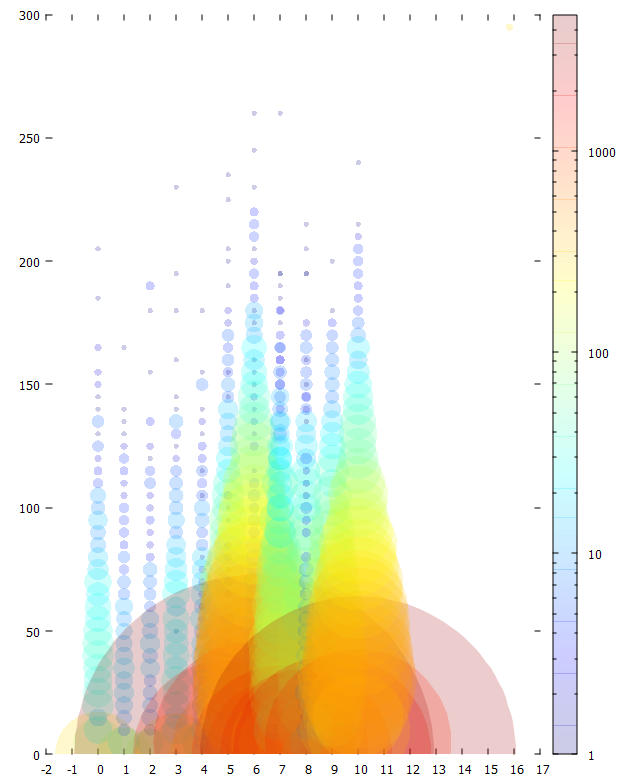

Recreate this plot in gnuplot.
set output './density.png'
set xtics 1
set ytics 50
unset border
unset zeroaxis
set style fill transparent solid 0.2 noborder
set palette defined (0 0 0 0.5, 1 0 0 1, 2 0 0.5 1, 3 0 1 1, 4 0.5 1 0.5, 5 1 1 0, 6 1 0.5 0, 7 1 0 0, 8 0.5 0 0)
set logscale cb
plot './ff.dat' using 1:2:(sqrt(column(3)*0.01)):3 with circles fill palette title ' ' 